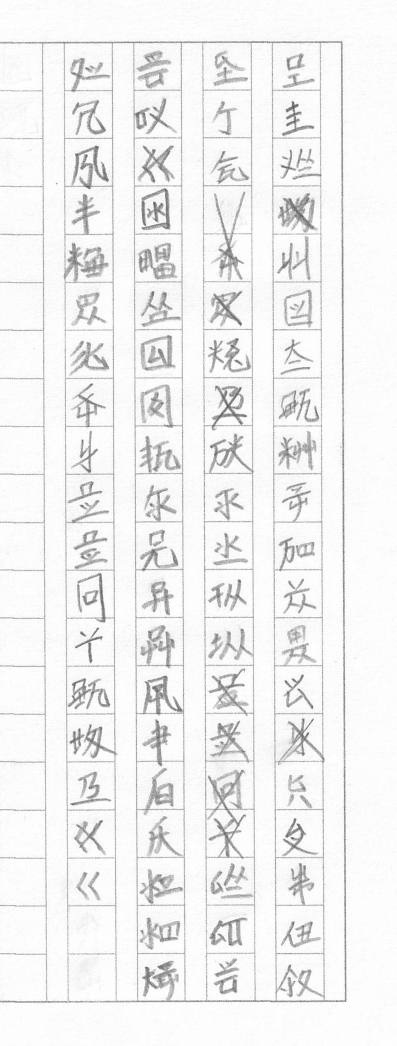
#> input picture 燐字表示19/img1.png, 793 x 2092 px (shown at 1/2 size)
$ python split.py
#> lines starting #> are read from the running program, lines starting #| are printed output that depends on the picture
from matplotlib.image import imread
import matplotlib.pyplot as plt
import numpy as np
linziList = [
    "緑", "渋", "慥", "子",
    "虹", "辣", "釘", "万",
    "雷", "a", "槌", "塩",
    "麦", "田", "a", "遅",
    "棆", "旱", "a", "半",
    "涙", "氾", "a", "呉",
    "妙", "腰", "悖", "待",
    "癒", "像", "a", "a",
    "叉", "匁", "嗚", "檸",
    "搾", "飢", "黍", "引",
    "窄", "支", "土", "哦",
    "斥", "奉", "乾", "溜",
    "逆", "捧", "湿", "泉",
    "叮", "贄", "a", "玉",
    "遅", "鍬", "a", "a",
    "順", "謗", "a", "飛",
    "a", "佞", "a", "鍋",
    "節", "麺", "鹽", "蟲",
    "a", "餅", "鹵", "矢",
    "a", "招", "苦", "玄"
    ]

# the matrix calculated by leastsquare.py
t = [[1.26750000e+02, 1.38833333e+02, 4.47368421e-01],
 [8.40000000e+01, 3.89688282e-14, 9.58947368e+01]]


def main():
    foo('img1.png',linziList,t)


def foo(path,list_,t):
#> called with path = 'img1.png'
    A = imread(path)
#> A is the input picture: shape (2092, 793, 4) float32; mean R, G, B, A 0.949, 0.949, 0.949, 1
    for i in range(len(list_)):
        save(t,A,int(i/4),i%4,list_[i]) # int is for the gryphs in one row
#> this loop made 80 passes
#> (I in save, J in save) on passes 2, 3, 4, 5, 6, 7, 8, 9, 11, 12, 13, 14: (265, 84), (404, 84), (543, 84), (127, 179), (266, 179), (404, 179), (543, 179), (127, 275), (405, 275), (544, 275), (128, 371), (266, 371)
#> pass 1, in save, `B = A[J:J+96,I:I+97]`:
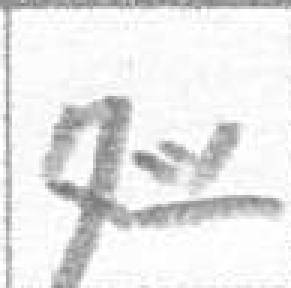
#> B: shape (96, 97, 4) float32 (shown 3 times larger); mean R, G, B, A 0.908, 0.908, 0.908, 1
#> pass 2, in save (call 2), `B = A[J:J+96,I:I+97]`:
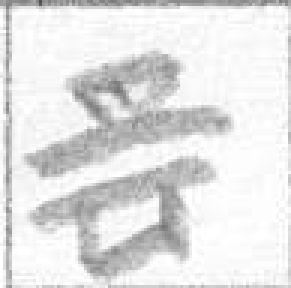
#> B: shape (96, 97, 4) float32 (shown 3 times larger); mean R, G, B, A 0.89, 0.89, 0.89, 1


# ith row, jth column
def save(t,A,i,j,name):
    if name == "a":
        return
    I = int(t[0][0] + t[0][1]*j + t[0][2]*i)
    J = int(t[1][0] + t[1][1]*j + t[1][2]*i)
    B = A[J:J+96,I:I+97] # int is for the pixels of one edge
    plt.imsave('../燐字画像59/' + name + '.png', B)
    print(name)
223-127
if __name__ == '__main__':
    main()
